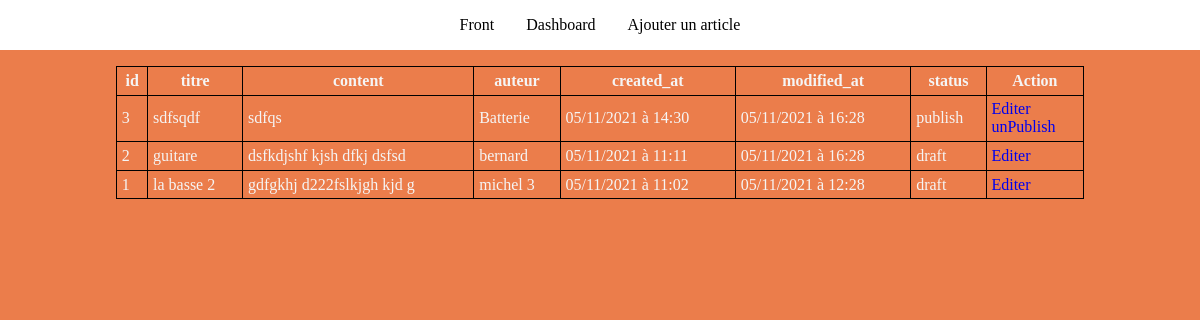
The app's page /admin/index.php with its own data.
### tables this page shows
CREATE TABLE `articles` (
  `id` int(11) NOT NULL,
  `title` varchar(200) NOT NULL,
  `content` text NOT NULL,
  `auteur` varchar(100) NOT NULL,
  `created_at` datetime NOT NULL,
  `modified_at` datetime DEFAULT NULL,
  `status` varchar(20) NOT NULL
);

### inc/request.php (called while the page is built, shortened)
<?php
function getArticles(int $limit = 20, string $status = 'all')
{
    global $pdo;
    if($status == 'all') {
        $sql = "SELECT * FROM articles ORDER BY created_at DESC LIMIT $limit";
    } else {
        $sql = "SELECT * FROM articles WHERE status = '$status' ORDER BY created_at DESC LIMIT $limit";
    }
    $query = $pdo->prepare($sql);
    $query->execute();
    return $query->fetchAll();
}

### inc/fonction.php (called while the page is built, shortened)
<?php
function dateFormat($data, string $format = 'd/m/Y à H:i') : string
{
    return date($format,strtotime($data));
}

### admin/index.php (the view)
<?php
require('../inc/pdo.php');
require('../inc/request.php');
require('../inc/fonction.php');
$articles = getArticles(20);
include('inc/header-back.php'); ?>
    <table>
        <tr>
            <th>id</th>
            <th>titre</th>
            <th>content</th>
            <th>auteur</th>
            <th>created_at</th>
            <th>modified_at</th>
            <th>status</th>
            <th>Action</th>
        </tr>
        <?php foreach ($articles as $article) { ?>
            <tr>
                <td><?= $article['id']; ?></td>
                <td><?= $article['title']; ?></td>
                <td><?= substr($article['content'], 0,25); ?></td>
                <td><?= $article['auteur']; ?></td>
                <td><?= dateFormat($article['created_at']); ?></td>
                <td><?= dateFormat($article['modified_at']); ?></td>
                <td><?= $article['status']; ?></td>
                <td>
                    <ul>
                        <li><a href="editpost.php?id=<?= $article['id']; ?>">Editer</a></li>
                        <?php if($article['status'] == 'publish') { ?>
                            <li><a href="unpublish.php?id=<?= $article['id']; ?>">unPublish</a></li>
                        <?php } ?>
                    </ul>
                </td>
            </tr>
        <?php } ?>
    </table>
<?php include('inc/footer-back.php');

### admin/inc/header-back.php (shortened to what this page needs)
<!doctype html>
<html lang="fr">
<head>
    <link rel="stylesheet" href="./asset/css/style-back.css">
</head>
<body>
<header>
    <nav>
        <ul>
            <li><a href="../index.php">Front</a></li>
            <li><a href="index.php">Dashboard</a></li>
            <li><a href="newpost.php">Ajouter un article</a></li>
        </ul>
    </nav>
</header>
<div class="wrap">

### admin/inc/footer-back.php
</div>
</body>
</html>

### admin/asset/css/style-back.css (style rules this page uses)
* { margin: 0;padding: 0;box-sizing: border-box; }
body { background-color: #eb7d4b; color:whitesmoke; }
ul, ol { list-style: none; }
a { text-decoration: none; }
.wrap { margin: 0 auto;max-width: 1000px;width: 100%;padding: 0 1rem; }
table { width: 100%; border-collapse: collapse; }
table, th, td { border: 1px solid black; }
th, td { padding: .3rem; }
header { padding: 1rem; background-color: #fff; margin-bottom: 1rem; }
header ul { display: flex; flex-flow: row nowrap; justify-content: center; gap:2rem; }
header ul li a { color:#000; }

### records on screen
articles: id "3", title "sdfsqdf", content "sdfqs", auteur "Batterie", created_at "05/11/2021 à 14:30", modified_at "05/11/2021 à 16:28", status "publish"
articles: id "2", title "guitare", content "dsfkdjshf kjsh dfkj dsfsd", auteur "bernard", created_at "05/11/2021 à 11:11", modified_at "05/11/2021 à 16:28", status "draft"
articles: id "1", title "la basse 2", content "gdfgkhj d222fslkjgh kjd g", auteur "michel 3", created_at "05/11/2021 à 11:02", modified_at "05/11/2021 à 12:28", status "draft"
